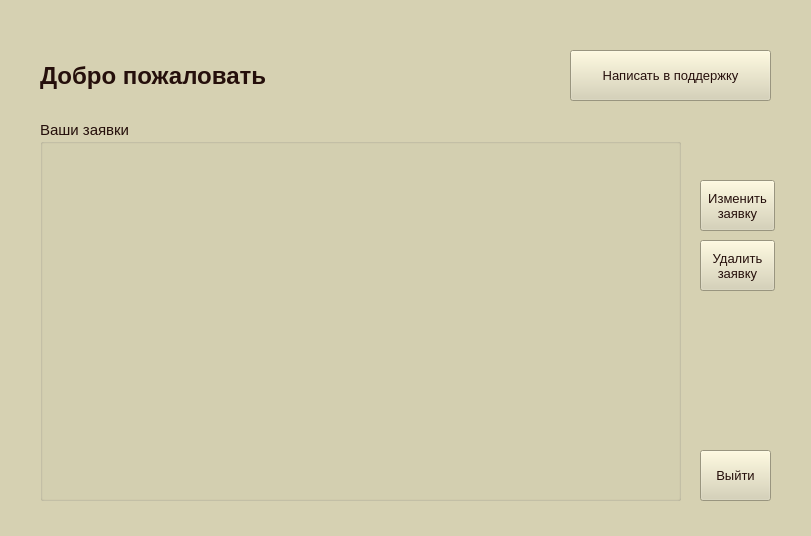
<?xml version="1.0" encoding="UTF-8"?>
<ui version="4.0">
 <class>Form</class>
 <widget class="QWidget" name="Form">
  <property name="geometry">
   <rect>
    <x>0</x>
    <y>0</y>
    <width>811</width>
    <height>536</height>
   </rect>
  </property>
  <property name="palette">
   <palette>
    <active>
     <colorrole role="WindowText">
      <brush brushstyle="SolidPattern">
       <color alpha="255">
        <red>37</red>
        <green>15</green>
        <blue>11</blue>
       </color>
      </brush>
     </colorrole>
     <colorrole role="Button">
      <brush brushstyle="SolidPattern">
       <color alpha="255">
        <red>214</red>
        <green>209</green>
        <blue>178</blue>
       </color>
      </brush>
     </colorrole>
     <colorrole role="Light">
      <brush brushstyle="SolidPattern">
       <color alpha="255">
        <red>255</red>
        <green>255</green>
        <blue>255</blue>
       </color>
      </brush>
     </colorrole>
     <colorrole role="Midlight">
      <brush brushstyle="SolidPattern">
       <color alpha="255">
        <red>234</red>
        <green>232</green>
        <blue>216</blue>
       </color>
      </brush>
     </colorrole>
     <colorrole role="Dark">
      <brush brushstyle="SolidPattern">
       <color alpha="255">
        <red>107</red>
        <green>105</green>
        <blue>89</blue>
       </color>
      </brush>
     </colorrole>
     <colorrole role="Mid">
      <brush brushstyle="SolidPattern">
       <color alpha="255">
        <red>143</red>
        <green>139</green>
        <blue>119</blue>
       </color>
      </brush>
     </colorrole>
     <colorrole role="Text">
      <brush brushstyle="SolidPattern">
       <color alpha="255">
        <red>37</red>
        <green>15</green>
        <blue>11</blue>
       </color>
      </brush>
     </colorrole>
     <colorrole role="BrightText">
      <brush brushstyle="SolidPattern">
       <color alpha="255">
        <red>255</red>
        <green>255</green>
        <blue>255</blue>
       </color>
      </brush>
     </colorrole>
     <colorrole role="ButtonText">
      <brush brushstyle="SolidPattern">
       <color alpha="255">
        <red>37</red>
        <green>15</green>
        <blue>11</blue>
       </color>
      </brush>
     </colorrole>
     <colorrole role="Base">
      <brush brushstyle="SolidPattern">
       <color alpha="255">
        <red>255</red>
        <green>255</green>
        <blue>255</blue>
       </color>
      </brush>
     </colorrole>
     <colorrole role="Window">
      <brush brushstyle="SolidPattern">
       <color alpha="255">
        <red>214</red>
        <green>209</green>
        <blue>178</blue>
       </color>
      </brush>
     </colorrole>
     <colorrole role="Shadow">
      <brush brushstyle="SolidPattern">
       <color alpha="255">
        <red>37</red>
        <green>15</green>
        <blue>11</blue>
       </color>
      </brush>
     </colorrole>
     <colorrole role="Highlight">
      <brush brushstyle="SolidPattern">
       <color alpha="255">
        <red>37</red>
        <green>15</green>
        <blue>11</blue>
       </color>
      </brush>
     </colorrole>
     <colorrole role="Link">
      <brush brushstyle="SolidPattern">
       <color alpha="255">
        <red>37</red>
        <green>15</green>
        <blue>11</blue>
       </color>
      </brush>
     </colorrole>
     <colorrole role="LinkVisited">
      <brush brushstyle="SolidPattern">
       <color alpha="255">
        <red>37</red>
        <green>15</green>
        <blue>11</blue>
       </color>
      </brush>
     </colorrole>
     <colorrole role="AlternateBase">
      <brush brushstyle="SolidPattern">
       <color alpha="255">
        <red>234</red>
        <green>232</green>
        <blue>216</blue>
       </color>
      </brush>
     </colorrole>
     <colorrole role="ToolTipBase">
      <brush brushstyle="SolidPattern">
       <color alpha="255">
        <red>255</red>
        <green>255</green>
        <blue>220</blue>
       </color>
      </brush>
     </colorrole>
     <colorrole role="ToolTipText">
      <brush brushstyle="SolidPattern">
       <color alpha="255">
        <red>37</red>
        <green>15</green>
        <blue>11</blue>
       </color>
      </brush>
     </colorrole>
     <colorrole role="PlaceholderText">
      <brush brushstyle="SolidPattern">
       <color alpha="127">
        <red>0</red>
        <green>0</green>
        <blue>0</blue>
       </color>
      </brush>
     </colorrole>
    </active>
    <inactive>
     <colorrole role="WindowText">
      <brush brushstyle="SolidPattern">
       <color alpha="255">
        <red>37</red>
        <green>15</green>
        <blue>11</blue>
       </color>
      </brush>
     </colorrole>
     <colorrole role="Button">
      <brush brushstyle="SolidPattern">
       <color alpha="255">
        <red>214</red>
        <green>209</green>
        <blue>178</blue>
       </color>
      </brush>
     </colorrole>
     <colorrole role="Light">
      <brush brushstyle="SolidPattern">
       <color alpha="255">
        <red>255</red>
        <green>255</green>
        <blue>255</blue>
       </color>
      </brush>
     </colorrole>
     <colorrole role="Midlight">
      <brush brushstyle="SolidPattern">
       <color alpha="255">
        <red>234</red>
        <green>232</green>
        <blue>216</blue>
       </color>
      </brush>
     </colorrole>
     <colorrole role="Dark">
      <brush brushstyle="SolidPattern">
       <color alpha="255">
        <red>107</red>
        <green>105</green>
        <blue>89</blue>
       </color>
      </brush>
     </colorrole>
     <colorrole role="Mid">
      <brush brushstyle="SolidPattern">
       <color alpha="255">
        <red>143</red>
        <green>139</green>
        <blue>119</blue>
       </color>
      </brush>
     </colorrole>
     <colorrole role="Text">
      <brush brushstyle="SolidPattern">
       <color alpha="255">
        <red>37</red>
        <green>15</green>
        <blue>11</blue>
       </color>
      </brush>
     </colorrole>
     <colorrole role="BrightText">
      <brush brushstyle="SolidPattern">
       <color alpha="255">
        <red>255</red>
        <green>255</green>
        <blue>255</blue>
       </color>
      </brush>
     </colorrole>
     <colorrole role="ButtonText">
      <brush brushstyle="SolidPattern">
       <color alpha="255">
        <red>37</red>
        <green>15</green>
        <blue>11</blue>
       </color>
      </brush>
     </colorrole>
     <colorrole role="Base">
      <brush brushstyle="SolidPattern">
       <color alpha="255">
        <red>255</red>
        <green>255</green>
        <blue>255</blue>
       </color>
      </brush>
     </colorrole>
     <colorrole role="Window">
      <brush brushstyle="SolidPattern">
       <color alpha="255">
        <red>214</red>
        <green>209</green>
        <blue>178</blue>
       </color>
      </brush>
     </colorrole>
     <colorrole role="Shadow">
      <brush brushstyle="SolidPattern">
       <color alpha="255">
        <red>37</red>
        <green>15</green>
        <blue>11</blue>
       </color>
      </brush>
     </colorrole>
     <colorrole role="Highlight">
      <brush brushstyle="SolidPattern">
       <color alpha="255">
        <red>37</red>
        <green>15</green>
        <blue>11</blue>
       </color>
      </brush>
     </colorrole>
     <colorrole role="Link">
      <brush brushstyle="SolidPattern">
       <color alpha="255">
        <red>37</red>
        <green>15</green>
        <blue>11</blue>
       </color>
      </brush>
     </colorrole>
     <colorrole role="LinkVisited">
      <brush brushstyle="SolidPattern">
       <color alpha="255">
        <red>37</red>
        <green>15</green>
        <blue>11</blue>
       </color>
      </brush>
     </colorrole>
     <colorrole role="AlternateBase">
      <brush brushstyle="SolidPattern">
       <color alpha="255">
        <red>234</red>
        <green>232</green>
        <blue>216</blue>
       </color>
      </brush>
     </colorrole>
     <colorrole role="ToolTipBase">
      <brush brushstyle="SolidPattern">
       <color alpha="255">
        <red>255</red>
        <green>255</green>
        <blue>220</blue>
       </color>
      </brush>
     </colorrole>
     <colorrole role="ToolTipText">
      <brush brushstyle="SolidPattern">
       <color alpha="255">
        <red>37</red>
        <green>15</green>
        <blue>11</blue>
       </color>
      </brush>
     </colorrole>
     <colorrole role="PlaceholderText">
      <brush brushstyle="SolidPattern">
       <color alpha="127">
        <red>0</red>
        <green>0</green>
        <blue>0</blue>
       </color>
      </brush>
     </colorrole>
    </inactive>
    <disabled>
     <colorrole role="WindowText">
      <brush brushstyle="SolidPattern">
       <color alpha="255">
        <red>107</red>
        <green>105</green>
        <blue>89</blue>
       </color>
      </brush>
     </colorrole>
     <colorrole role="Button">
      <brush brushstyle="SolidPattern">
       <color alpha="255">
        <red>214</red>
        <green>209</green>
        <blue>178</blue>
       </color>
      </brush>
     </colorrole>
     <colorrole role="Light">
      <brush brushstyle="SolidPattern">
       <color alpha="255">
        <red>255</red>
        <green>255</green>
        <blue>255</blue>
       </color>
      </brush>
     </colorrole>
     <colorrole role="Midlight">
      <brush brushstyle="SolidPattern">
       <color alpha="255">
        <red>234</red>
        <green>232</green>
        <blue>216</blue>
       </color>
      </brush>
     </colorrole>
     <colorrole role="Dark">
      <brush brushstyle="SolidPattern">
       <color alpha="255">
        <red>107</red>
        <green>105</green>
        <blue>89</blue>
       </color>
      </brush>
     </colorrole>
     <colorrole role="Mid">
      <brush brushstyle="SolidPattern">
       <color alpha="255">
        <red>143</red>
        <green>139</green>
        <blue>119</blue>
       </color>
      </brush>
     </colorrole>
     <colorrole role="Text">
      <brush brushstyle="SolidPattern">
       <color alpha="255">
        <red>107</red>
        <green>105</green>
        <blue>89</blue>
       </color>
      </brush>
     </colorrole>
     <colorrole role="BrightText">
      <brush brushstyle="SolidPattern">
       <color alpha="255">
        <red>255</red>
        <green>255</green>
        <blue>255</blue>
       </color>
      </brush>
     </colorrole>
     <colorrole role="ButtonText">
      <brush brushstyle="SolidPattern">
       <color alpha="255">
        <red>107</red>
        <green>105</green>
        <blue>89</blue>
       </color>
      </brush>
     </colorrole>
     <colorrole role="Base">
      <brush brushstyle="SolidPattern">
       <color alpha="255">
        <red>214</red>
        <green>209</green>
        <blue>178</blue>
       </color>
      </brush>
     </colorrole>
     <colorrole role="Window">
      <brush brushstyle="SolidPattern">
       <color alpha="255">
        <red>214</red>
        <green>209</green>
        <blue>178</blue>
       </color>
      </brush>
     </colorrole>
     <colorrole role="Shadow">
      <brush brushstyle="SolidPattern">
       <color alpha="255">
        <red>37</red>
        <green>15</green>
        <blue>11</blue>
       </color>
      </brush>
     </colorrole>
     <colorrole role="Link">
      <brush brushstyle="SolidPattern">
       <color alpha="255">
        <red>37</red>
        <green>15</green>
        <blue>11</blue>
       </color>
      </brush>
     </colorrole>
     <colorrole role="LinkVisited">
      <brush brushstyle="SolidPattern">
       <color alpha="255">
        <red>37</red>
        <green>15</green>
        <blue>11</blue>
       </color>
      </brush>
     </colorrole>
     <colorrole role="AlternateBase">
      <brush brushstyle="SolidPattern">
       <color alpha="255">
        <red>214</red>
        <green>209</green>
        <blue>178</blue>
       </color>
      </brush>
     </colorrole>
     <colorrole role="ToolTipBase">
      <brush brushstyle="SolidPattern">
       <color alpha="255">
        <red>255</red>
        <green>255</green>
        <blue>220</blue>
       </color>
      </brush>
     </colorrole>
     <colorrole role="ToolTipText">
      <brush brushstyle="SolidPattern">
       <color alpha="255">
        <red>37</red>
        <green>15</green>
        <blue>11</blue>
       </color>
      </brush>
     </colorrole>
     <colorrole role="PlaceholderText">
      <brush brushstyle="SolidPattern">
       <color alpha="127">
        <red>107</red>
        <green>105</green>
        <blue>89</blue>
       </color>
      </brush>
     </colorrole>
    </disabled>
   </palette>
  </property>
  <property name="windowTitle">
   <string>Form</string>
  </property>
  <widget class="QGroupBox" name="groupBox">
   <property name="geometry">
    <rect>
     <x>40</x>
     <y>120</y>
     <width>641</width>
     <height>381</height>
    </rect>
   </property>
   <property name="font">
    <font>
     <pointsize>11</pointsize>
    </font>
   </property>
   <property name="title">
    <string>Ваши заявки</string>
   </property>
  </widget>
  <widget class="QLabel" name="hello_label">
   <property name="geometry">
    <rect>
     <x>40</x>
     <y>40</y>
     <width>411</width>
     <height>71</height>
    </rect>
   </property>
   <property name="font">
    <font>
     <family>Arial</family>
     <pointsize>18</pointsize>
     <bold>true</bold>
    </font>
   </property>
   <property name="text">
    <string>Добро пожаловать</string>
   </property>
  </widget>
  <widget class="QPushButton" name="btn_insert">
   <property name="geometry">
    <rect>
     <x>570</x>
     <y>50</y>
     <width>201</width>
     <height>51</height>
    </rect>
   </property>
   <property name="font">
    <font>
     <pointsize>10</pointsize>
    </font>
   </property>
   <property name="text">
    <string>Написать в поддержку</string>
   </property>
  </widget>
  <widget class="QPushButton" name="btn_exit">
   <property name="geometry">
    <rect>
     <x>700</x>
     <y>450</y>
     <width>71</width>
     <height>51</height>
    </rect>
   </property>
   <property name="font">
    <font>
     <pointsize>10</pointsize>
    </font>
   </property>
   <property name="text">
    <string>Выйти</string>
   </property>
  </widget>
  <widget class="QPushButton" name="btn_update">
   <property name="geometry">
    <rect>
     <x>700</x>
     <y>180</y>
     <width>75</width>
     <height>51</height>
    </rect>
   </property>
   <property name="font">
    <font>
     <pointsize>10</pointsize>
    </font>
   </property>
   <property name="text">
    <string>Изменить 
заявку</string>
   </property>
  </widget>
  <widget class="QPushButton" name="btn_delete">
   <property name="geometry">
    <rect>
     <x>700</x>
     <y>240</y>
     <width>75</width>
     <height>51</height>
    </rect>
   </property>
   <property name="font">
    <font>
     <pointsize>10</pointsize>
    </font>
   </property>
   <property name="text">
    <string>Удалить 
заявку</string>
   </property>
  </widget>
 </widget>
 <resources/>
 <connections/>
</ui>
